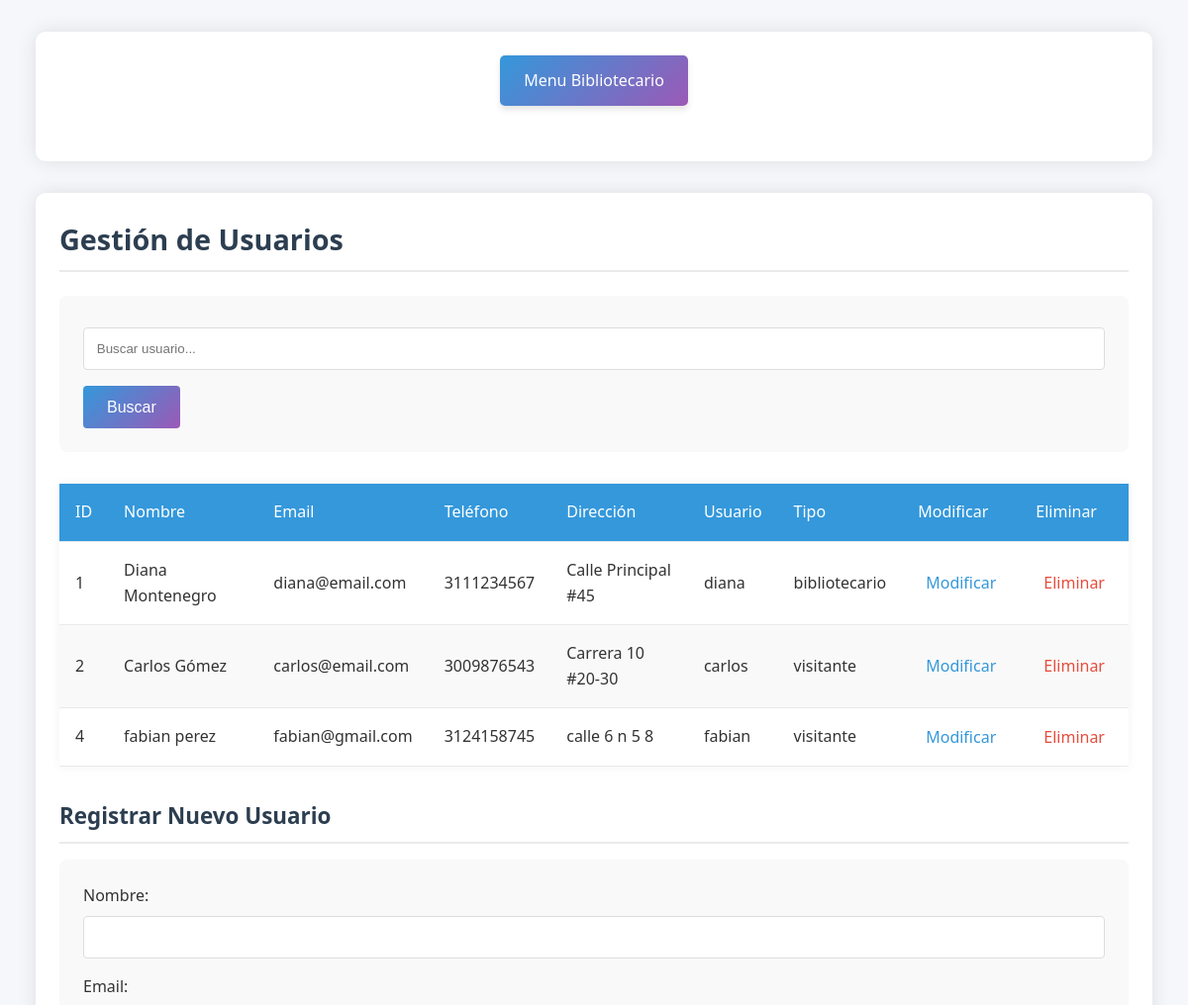
Before: /usuarios.php (upper part) with the older database file.
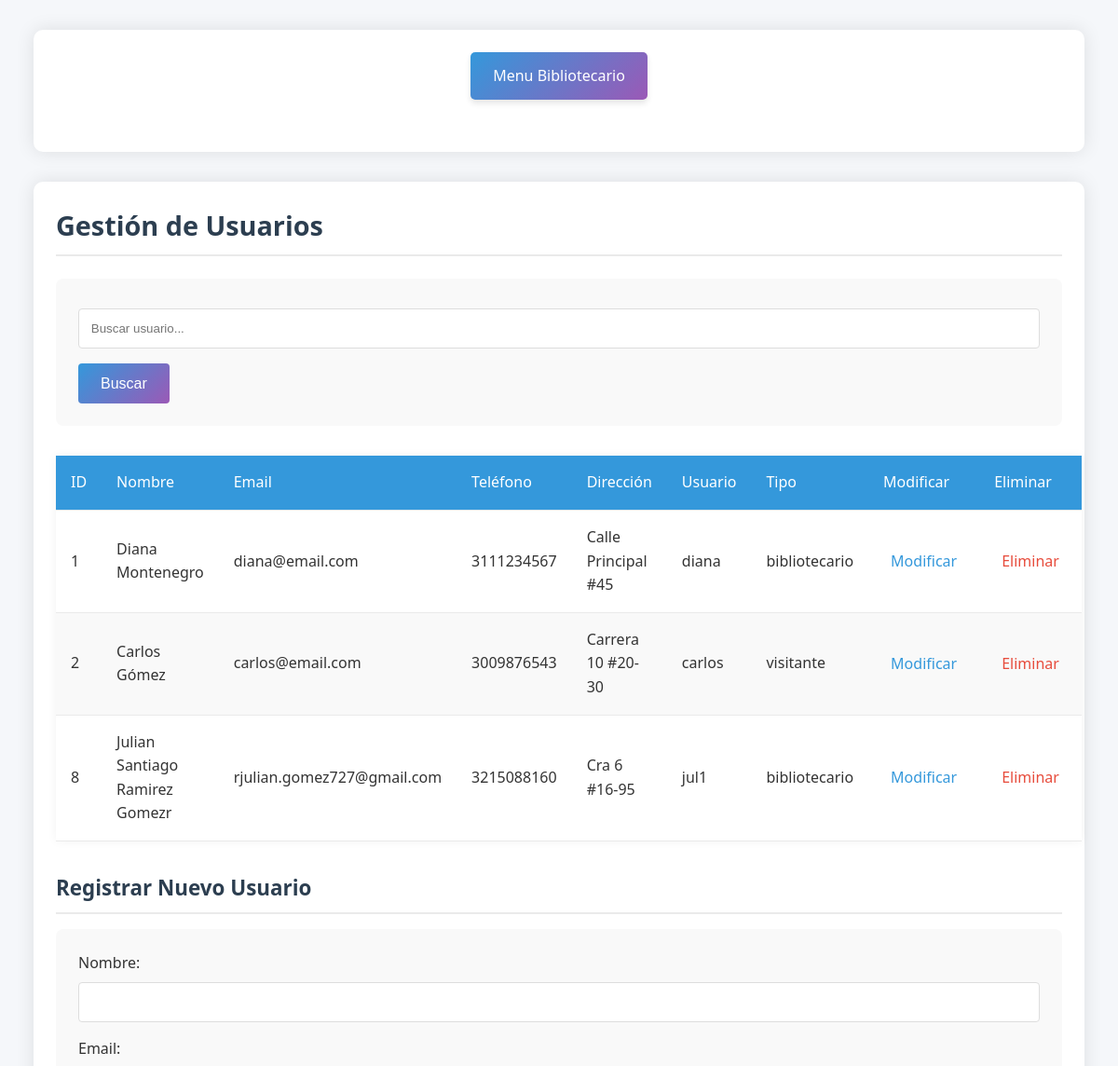
After: the same page with the newer database file.
### tables this page shows
CREATE TABLE TbUsuario (
    id_usuario INTEGER PRIMARY KEY AUTOINCREMENT,
    nombre_usuario TEXT NOT NULL,
    email_usuario TEXT NOT NULL,
    telefono_usuario TEXT,
    direccion_usuario TEXT,
    fecha_registro DATETIME DEFAULT CURRENT_TIMESTAMP,
    usuario TEXT UNIQUE NOT NULL,
    contrasena TEXT NOT NULL,
    tipo TEXT DEFAULT 'visitante' 
);

### usuarios.php (the view, shortened to what this page needs)
<?php
include 'conexion.php';
$busqueda = $_GET['buscar'] ?? '';
$sql = "SELECT * FROM TbUsuario WHERE
    nombre_usuario LIKE :buscar OR
    email_usuario LIKE :buscar OR
    usuario LIKE :buscar OR
    tipo LIKE :buscar";
$stmt = $conexion->prepare($sql);
$stmt->execute(['buscar' => "%$busqueda%"]);
$usuarios = $stmt->fetchAll(PDO::FETCH_ASSOC);
?>
<!DOCTYPE html>
<html lang="es">
<head>
    <link rel="stylesheet" href="/BASESDEDATOS/TallerBases-master/css/GestionUsuario.css">
</head>
<body>
<div class="container">
    <div class="butoneria">
        <a href="menu_bibliotecario.php" class="menu-button">Menu Bibliotecario</a>
    </div>
</div>
<div class="container">
    <h2>Gestión de Usuarios</h2>
    <form method="get">
        <input type="text" name="buscar" placeholder="Buscar usuario..." value="<?= htmlspecialchars($busqueda) ?>">
        <button type="submit">Buscar</button>
    </form>
    <table>
        <thead>
            <tr>
                <th>ID</th>
                <th>Nombre</th>
                <th>Email</th>
                <th>Teléfono</th>
                <th>Dirección</th>
                <th>Usuario</th>
                <th>Tipo</th>
                <th>Modificar</th>
                <th>Eliminar</th>
            </tr>
        </thead>
        <tbody>
            <?php if ($usuarios): ?>
                <?php foreach ($usuarios as $usuario): ?>
                <tr>
                    <td><?= htmlspecialchars($usuario['id_usuario']) ?></td>
                    <td><?= htmlspecialchars($usuario['nombre_usuario']) ?></td>
                    <td><?= htmlspecialchars($usuario['email_usuario']) ?></td>
                    <td><?= htmlspecialchars($usuario['telefono_usuario']) ?></td>
                    <td><?= htmlspecialchars($usuario['direccion_usuario']) ?></td>
                    <td><?= htmlspecialchars($usuario['usuario']) ?></td>
                    <td><?= htmlspecialchars($usuario['tipo']) ?></td>
                    <td><a href="modificar_usuario.php?id=<?= urlencode($usuario['id_usuario']) ?>">Modificar</a></td>
                    <td><a href="eliminar_usuario.php?id=<?= urlencode($usuario['id_usuario']) ?>" onclick="return confirm('¿Eliminar este usuario?')">Eliminar</a></td>
                </tr>
                <?php endforeach; ?>
            <?php else: ?>
                <tr><td colspan="9">No se encontraron usuarios.</td></tr>
            <?php endif; ?>
        </tbody>
    </table>
    <h3>Registrar Nuevo Usuario</h3>
    <form action="guardar_usuario.php" method="post">
        <label>Nombre:
            <input type="text" name="nombre_usuario" required>
        </label>
        <label>Email:
        </label>
    </form>
</div>
</body>
</html>

### css/GestionUsuario.css (style rules this page uses)
body { font-family: 'Segoe UI', Tahoma, Geneva, Verdana, sans-serif; margin: 0; padding: 0; background-color: #f5f7fa; color: #333; line-height: 1.6; }
.container { width: 90%; max-width: 1200px; margin: 2rem auto; padding: 1.5rem; background-color: white; border-radius: 10px; box-shadow: 0 0 20px rgba(0, 0, 0, 0.1); }
.butoneria { margin-bottom: 2rem; text-align: center; }
.menu-button { display: inline-block; padding: 0.8rem 1.5rem; background: linear-gradient(135deg, #3498db, #9b59b6); color: white; text-decoration: none; border-radius: 5px; font-weight: 500; transition: all 0.3s ease; box-shadow: 0 4px 6px rgba(0, 0, 0, 0.1); }
h2, h3 { color: #2c3e50; margin-top: 0; padding-bottom: 0.5rem; border-bottom: 2px solid #eaeaea; }
h2 { font-size: 1.8rem; margin-bottom: 1.5rem; }
h3 { font-size: 1.4rem; margin: 2rem 0 1rem; }
form { margin-bottom: 2rem; padding: 1.5rem; background-color: #f9f9f9; border-radius: 8px; }
input[type="text"], input[type="email"], input[type="password"] { width: 100%; padding: 0.8rem; margin: 0.5rem 0 1rem; border: 1px solid #ddd; border-radius: 4px; box-sizing: border-box; transition: border 0.3s; }
button, input[type="submit"] { background: linear-gradient(135deg, #3498db, #9b59b6); color: white; border: none; padding: 0.8rem 1.5rem; border-radius: 4px; cursor: pointer; font-size: 1rem; transition: all 0.3s ease; }
table { width: 100%; border-collapse: collapse; margin: 1.5rem 0; box-shadow: 0 0 10px rgba(0, 0, 0, 0.05); }
th, td { padding: 1rem; text-align: left; border-bottom: 1px solid #eaeaea; }
th { background-color: #3498db; color: white; font-weight: 500; }
tr:nth-child(even) { background-color: #f9f9f9; }
td a { color: #3498db; text-decoration: none; font-weight: 500; padding: 0.3rem 0.5rem; border-radius: 3px; transition: all 0.2s; }
td a[onclick] { color: #e74c3c; }

Changed rows visible on the page:
removed tbusuario: id_usuario "4", nombre_usuario "fabian perez", email_usuario "fabian@gmail.com", telefono_usuario "3124158745", direccion_usuario "calle 6 n 5 8", usuario "fabian", tipo "visitante"
added tbusuario: id_usuario "8", nombre_usuario "Julian Santiago Ramirez Gomezr", email_usuario "rjulian.gomez727@gmail.com", telefono_usuario "3215088160", direccion_usuario "Cra 6 #16-95", usuario "jul1", tipo "bibliotecario"
